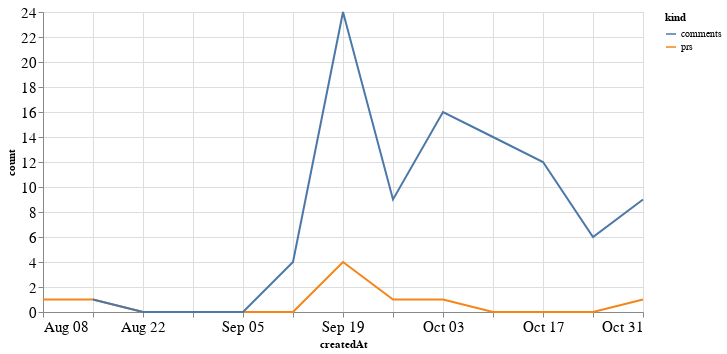

Source (notebook cell):
### Code cell
alt.Chart(total_time, width=600).mark_line().encode(
    x='createdAt',
    y='count',
    color='kind'
)

### Figure 1 — Vega-Lite specification as saved in the notebook (floating-point values rounded to 4 significant figures)
{"config": {"axisLeft": {"labelFontSize": 15}, "axisBottom": {"labelFontSize": 15}}, "data": {"name": "data-02e5e0f0065b9b2d5aa8e8857038fa66"}, "mark": "line", "encoding": {"color": {"type": "nominal", "field": "kind"}, "x": {"type": "temporal", "field": "createdAt"}, "y": {"type": "quantitative", "field": "count"}}, "width": 600, "$schema": "https://vega.github.io/schema/vega-lite/v4.8.1.json", "datasets": {"data-02e5e0f0065b9b2d5aa8e8857038fa66": [{"createdAt": "2021-08-08T00:00:00", "kind": "prs", "count": 1.0}, {"createdAt": "2021-08-15T00:00:00", "kind": "prs", "count": 1.0}, {"createdAt": "2021-08-22T00:00:00", "kind": "prs", "count": 0.0}, {"createdAt": "2021-08-29T00:00:00", "kind": "prs", "count": 0.0}, {"createdAt": "2021-09-05T00:00:00", "kind": "prs", "count": 0.0}, {"createdAt": "2021-09-12T00:00:00", "kind": "prs", "count": 0.0}, {"createdAt": "2021-09-19T00:00:00", "kind": "prs", "count": 4.0}, {"createdAt": "2021-09-26T00:00:00", "kind": "prs", "count": 1.0}, {"createdAt": "2021-10-03T00:00:00", "kind": "prs", "count": 1.0}, {"createdAt": "2021-10-10T00:00:00", "kind": "prs", "count": 0.0}, {"createdAt": "2021-10-17T00:00:00", "kind": "prs", "count": 0.0}, {"createdAt": "2021-10-24T00:00:00", "kind": "prs", "count": 0.0}, {"createdAt": "2021-10-31T00:00:00", "kind": "prs", "count": 1.0}, {"createdAt": "2021-08-08T00:00:00", "kind": "comments", "count": null}, {"createdAt": "2021-08-15T00:00:00", "kind": "comments", "count": 1.0}, {"createdAt": "2021-08-22T00:00:00", "kind": "comments", "count": 0.0}, {"createdAt": "2021-08-29T00:00:00", "kind": "comments", "count": 0.0}, {"createdAt": "2021-09-05T00:00:00", "kind": "comments", "count": 0.0}, {"createdAt": "2021-09-12T00:00:00", "kind": "comments", "count": 4.0}, {"createdAt": "2021-09-19T00:00:00", "kind": "comments", "count": 24.0}, {"createdAt": "2021-09-26T00:00:00", "kind": "comments", "count": 9.0}, {"createdAt": "2021-10-03T00:00:00", "kind": "comments", "count": 16.0}, {"createdAt": "2021-10-10T00:00:00", "kind": "comments", "count": 14.0}, {"createdAt": "2021-10-17T00:00:00", "kind": "comments", "count": 12.0}, {"createdAt": "2021-10-24T00:00:00", "kind": "comments", "count": 6.0}, {"createdAt": "2021-10-31T00:00:00", "kind": "comments", "count": 9.0}]}}
